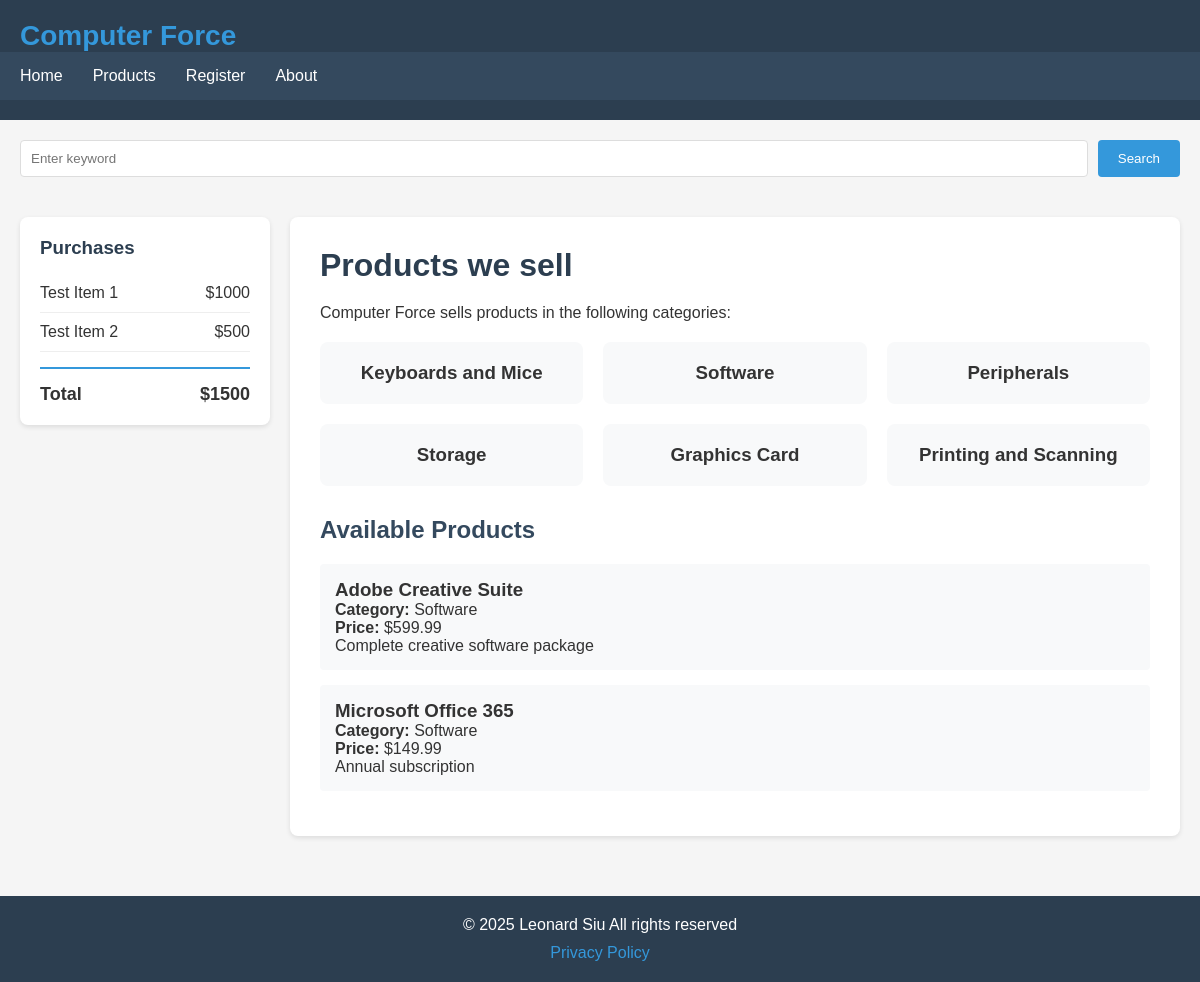
/product.php?category=software, run on the app's committed database.
### tables this page shows
CREATE TABLE IF NOT EXISTS products (
    id INT AUTO_INCREMENT PRIMARY KEY,
    name VARCHAR(100) NOT NULL,
    category VARCHAR(50) NOT NULL,
    price DECIMAL(10,2) NOT NULL,
    description TEXT,
    created_at TIMESTAMP DEFAULT CURRENT_TIMESTAMP
);

### product.php (the view, shortened to what this page needs)
<?php
require_once 'database/db.php';
$category = isset($_GET['category']) ? $_GET['category'] : '';
$search = isset($_GET['search']) ? $_GET['search'] : '';
$query = "SELECT * FROM products WHERE 1=1";
if ($category) {
    $query .= " AND category LIKE '%" . mysqli_real_escape_string($conn, $category) . "%'";
}
$result = mysqli_query($conn, $query);
?>
<!DOCTYPE html>
<html lang="en">
<head>
    <link rel="stylesheet" href="css/style.css">
</head>
<body>
    <header>
        <div class="header-top">
            <h1 class="logo">Computer Force</h1>
        </div>
        <nav>
            <ul>
                <li><a href="index.php">Home</a></li>
                <li><a href="product.php">Products</a></li>
                <li><a href="register.php">Register</a></li>
                <li><a href="about.php">About</a></li>
            </ul>
        </nav>
    </header>
    <div class="search-container">
        <div class="search-box">
            <input type="text" id="searchKeyword" placeholder="Enter keyword" value="<?php echo htmlspecialchars($search); ?>">
            <button onclick="searchProducts()">Search</button>
        </div>
    </div>
    <div class="container">
        <aside class="sidebar">
            <h3>Purchases</h3>
            <div class="cart-items">
                <div class="cart-item">
                    <span>Test Item 1</span>
                    <span>$1000</span>
                </div>
                <div class="cart-item">
                    <span>Test Item 2</span>
                    <span>$500</span>
                </div>
            </div>
            <div class="cart-total">
                <div style="display: flex; justify-content: space-between;">
                    <span>Total</span>
                    <span>$1500</span>
                </div>
            </div>
        </aside>
        <main class="main-content">
            <h1>Products we sell</h1>
            <p>Computer Force sells products in the following categories:</p>
            <div class="product-categories">
                <div class="category-card">
                    <h3>Keyboards and Mice</h3>
                </div>
                <div class="category-card">
                    <h3>Software</h3>
                </div>
                <div class="category-card">
                    <h3>Peripherals</h3>
                </div>
                <div class="category-card">
                    <h3>Storage</h3>
                </div>
                <div class="category-card">
                    <h3>Graphics Card</h3>
                </div>
                <div class="category-card">
                    <h3>Printing and Scanning</h3>
                </div>
            </div>
            <?php if (mysqli_num_rows($result) > 0): ?>
                <h2 style="margin-top: 30px;">Available Products</h2>
                <div style="margin-top: 20px;">
                    <?php while ($product = mysqli_fetch_assoc($result)): ?>
                        <div style="background: #f8f9fa; padding: 15px; margin-bottom: 15px; border-radius: 4px;">
                            <h3><?php echo htmlspecialchars($product['name']); ?></h3>
                            <p><strong>Category:</strong> <?php echo htmlspecialchars($product['category']); ?></p>
                            <p><strong>Price:</strong> $<?php echo number_format($product['price'], 2); ?></p>
                            <?php if ($product['description']): ?>
                                <p><?php echo htmlspecialchars($product['description']); ?></p>
                            <?php endif; ?>
                        </div>
                    <?php endwhile; ?>
                </div>
            <?php endif; ?>
        </main>
    </div>
    <footer>
        <p>&copy; 2025 Leonard Siu All rights reserved</p>
        <div class="footer-links">
            <a href="privacyPolicy.php">Privacy Policy</a>
        </div>
    </footer>
</body>
</html>

### css/style.css (style rules this page uses)
* { margin: 0; padding: 0; box-sizing: border-box; }
body { font-family: Arial, sans-serif; background-color: #f5f5f5; color: #333; }
header { background-color: #2c3e50; color: white; padding: 20px 0; }
.header-top { max-width: 1200px; margin: 0 auto; padding: 0 20px; }
.logo { font-size: 28px; font-weight: bold; color: #3498db; }
nav { background-color: #34495e; padding: 15px 0; }
nav ul { list-style: none; max-width: 1200px; margin: 0 auto; padding: 0 20px; display: flex; gap: 30px; }
nav a { color: white; text-decoration: none; font-size: 16px; transition: color 0.3s; }
.search-container { max-width: 1200px; margin: 20px auto; padding: 0 20px; }
.search-box { display: flex; gap: 10px; }
.search-box input { flex: 1; padding: 10px; border: 1px solid #ddd; border-radius: 4px; }
.search-box button { padding: 10px 20px; background-color: #3498db; color: white; border: none; border-radius: 4px; cursor: pointer; }
.container { max-width: 1200px; margin: 0 auto; padding: 20px; display: grid; grid-template-columns: 250px 1fr; gap: 20px; }
.sidebar { background-color: white; padding: 20px; border-radius: 8px; box-shadow: 0 2px 5px rgba(0,0,0,0.1); height: fit-content; }
.sidebar h3 { margin-bottom: 15px; color: #2c3e50; }
.cart-items { margin-bottom: 15px; }
.cart-item { display: flex; justify-content: space-between; padding: 10px 0; border-bottom: 1px solid #eee; }
.cart-total { font-weight: bold; font-size: 18px; margin-top: 15px; padding-top: 15px; border-top: 2px solid #3498db; }
.main-content { background-color: white; padding: 30px; border-radius: 8px; box-shadow: 0 2px 5px rgba(0,0,0,0.1); }
.main-content h1 { color: #2c3e50; margin-bottom: 20px; }
.main-content h2 { color: #34495e; margin-top: 20px; margin-bottom: 15px; }
.product-categories { display: grid; grid-template-columns: repeat(auto-fill, minmax(200px, 1fr)); gap: 20px; margin-top: 20px; }
.category-card { background-color: #f8f9fa; padding: 20px; border-radius: 8px; text-align: center; cursor: pointer; transition: transform 0.3s, box-shadow 0.3s; }
footer { background-color: #2c3e50; color: white; text-align: center; padding: 20px; margin-top: 40px; }
.footer-links { margin-top: 10px; }
.footer-links a { color: #3498db; text-decoration: none; margin: 0 10px; }

### data on the page
products: name "Adobe Creative Suite", category "Software", price "599.99", description "Complete creative software package"
products: name "Microsoft Office 365", category "Software", price "149.99", description "Annual subscription"
